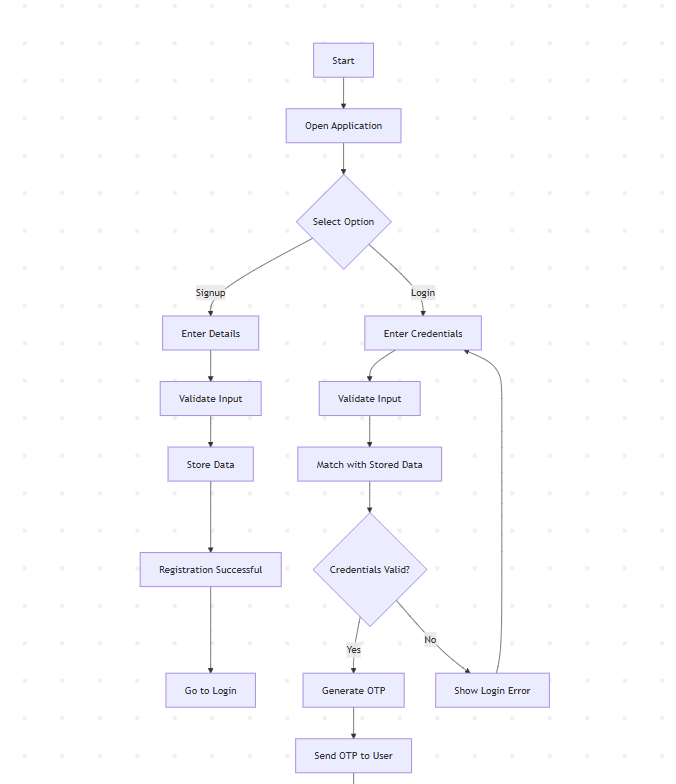
#> input picture report_assets/image2.png, 676 x 784 px, found by its file name
$ python generate_report.py
#> lines starting #> are read from the running program, lines starting #| are printed output that depends on the picture
from pathlib import Path
from textwrap import dedent
from uuid import uuid4

from PIL import Image, ImageDraw, ImageFont
from docx import Document
from docx.enum.section import WD_SECTION
from docx.enum.table import WD_ALIGN_VERTICAL, WD_TABLE_ALIGNMENT
from docx.enum.text import WD_ALIGN_PARAGRAPH
from docx.oxml import OxmlElement
from docx.oxml.ns import qn
from docx.shared import Inches, Pt


WORKSPACE = Path(r"E:\E_Downloads\secure_auth_v2 2\secure_auth_v2")
OUTPUT_DOC = WORKSPACE / "SecureAuth_Project_Report_Formatted_Final_v2.docx"
FLOWCHART_TOP = WORKSPACE / "report_assets" / "image2.png"
FLOWCHART_BOTTOM = WORKSPACE / "report_assets" / "image3.png"
FLOWCHART_COMBINED = WORKSPACE / "report_assets" / "flowchart_combined.png"
LPU_LOGO = WORKSPACE / "report_assets" / "image1.png"
CODE_IMAGE_DIR = WORKSPACE / "report_assets" / "code_images"


def crop_to_content(img: Image.Image) -> Image.Image:
    rgb = img.convert("RGB")
    width, height = rgb.size
#> width = 676; height = 784
    left, top, right, bottom = width, height, 0, 0
#> left = 676; top = 784; right = 0; bottom = 0
    found = False
    for y in range(height):
        for x in range(width):
            r, g, b = rgb.getpixel((x, y))
            if (r, g, b) != (255, 255, 255):
                found = True
                left = min(left, x)
                top = min(top, y)
                right = max(right, x)
                bottom = max(bottom, y)
    if not found:
        return img
    padding = 12
    left = max(0, left - padding)
#> left = 10
    top = max(0, top - padding)
#> top = 0
    right = min(width, right + padding)
#> right = 676
    bottom = min(height, bottom + padding)
#> bottom = 784
    return img.crop((left, top, right, bottom))
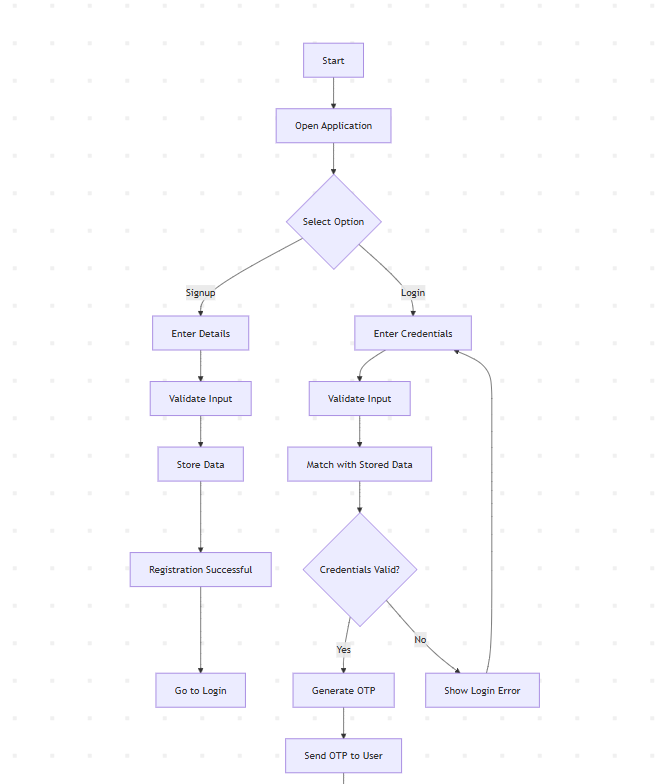
#> returned value: PIL image 666x784 RGBA; mean R, G, B, A 250.9, 250.6, 253.3, 255


def build_flowchart() -> Path:
    top = crop_to_content(Image.open(FLOWCHART_TOP))
    bottom = crop_to_content(Image.open(FLOWCHART_BOTTOM))
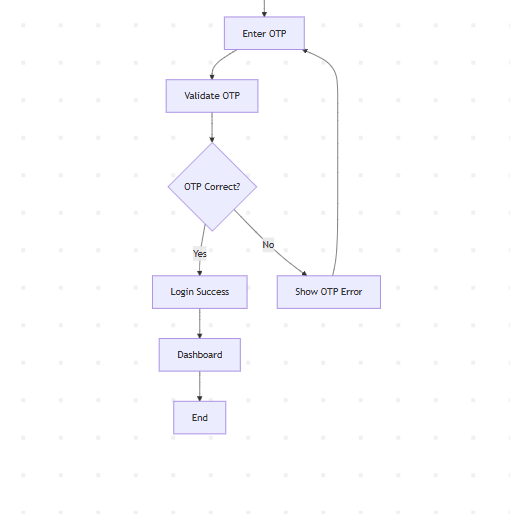
#> input picture report_assets/image3.png, 510 x 514 px, found by its file name
#> in crop_to_content (call 2), `return img.crop((left, top, right, bottom))`:
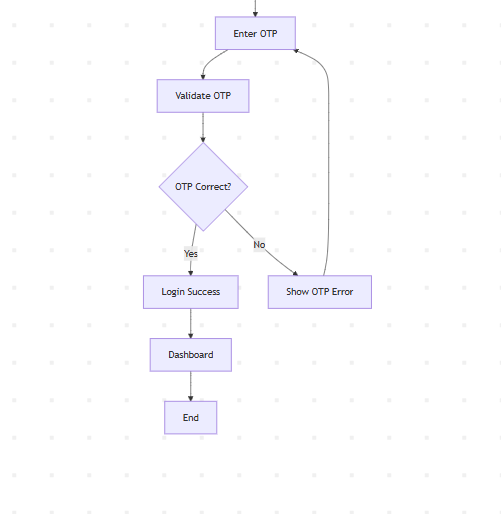
#> returned value: PIL image 501x514 RGBA; mean R, G, B, A 251.9, 251.7, 253.7, 255
    canvas_width = max(top.width, bottom.width)
#> canvas_width = 666
    gap = 10
    canvas = Image.new("RGB", (canvas_width, top.height + gap + bottom.height), "white")
#> canvas: PIL image 666x1308 RGB; every value is 255
    top_x = (canvas_width - top.width) // 2
#> top_x = 0
    bottom_x = (canvas_width - bottom.width) // 2
#> bottom_x = 82
    canvas.paste(top.convert("RGB"), (top_x, 0))
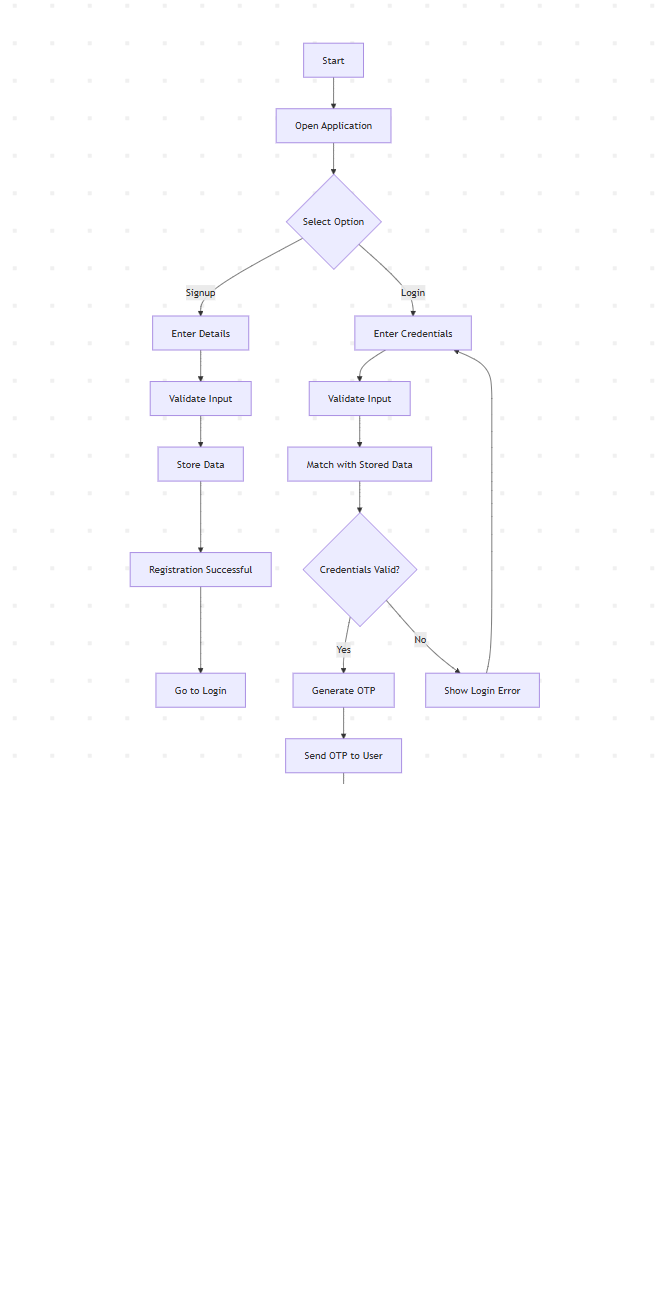
#> canvas: PIL image 666x1308 RGB; mean R, G, B 252.5, 252.4, 254
    canvas.paste(bottom.convert("RGB"), (bottom_x, top.height + gap))
    FLOWCHART_COMBINED.parent.mkdir(parents=True, exist_ok=True)
    canvas.save(FLOWCHART_COMBINED)
    return FLOWCHART_COMBINED


# [679 lines left out: functions get_code_font, wrap_code_line, render_code_file_images, build_code_images, set_cell_text, set_cell_lines and 12 more, not called in this run]


def main():
    flowchart_path = build_flowchart()
    doc = Document()
    style_document(doc)
    add_cover_page(doc)
    add_toc_page(doc)
    add_main_body(doc, flowchart_path)
    doc.save(OUTPUT_DOC)
    print(OUTPUT_DOC)


if __name__ == "__main__":
    main()
#> (the call stopped at in main, `doc = Document()`: docx is not available in this run)
